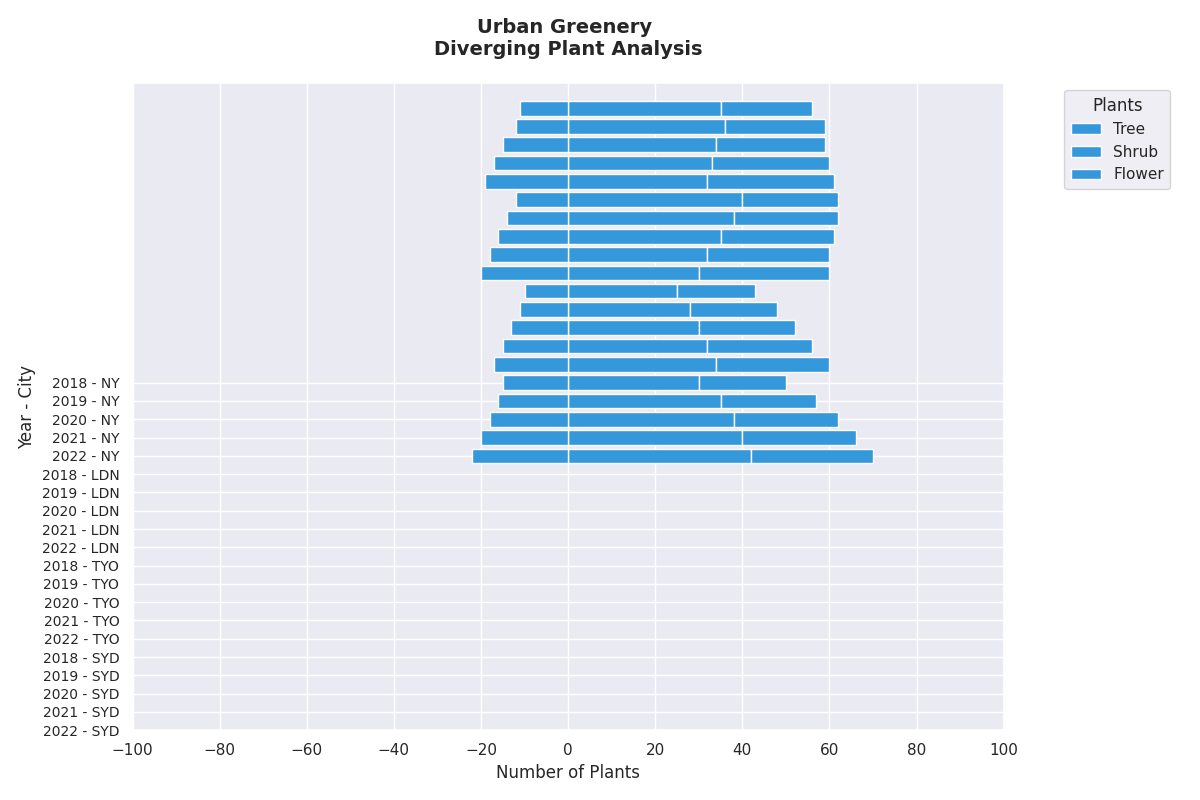

Here is the Python script that generated this plot:
import numpy as np
import matplotlib.pyplot as plt

cities = ['NY', 'LDN', 'TYO', 'SYD']
plant_types = ['Tree', 'Shrub', 'Flower']
years = np.array(['2018', '2019', '2020', '2021', '2022'])

data = np.array([
    [[30, 25, 40, 35], [35, 28, 38, 36], [38, 30, 35, 34], [40, 32, 32, 33], [42, 34, 30, 32]],
    [[20, 18, 22, 21], [22, 20, 24, 23], [24, 22, 26, 25], [26, 24, 28, 27], [28, 26, 30, 29]],
    [[15, 10, 12, 11], [16, 11, 14, 12], [18, 13, 16, 15], [20, 15, 18, 17], [22, 17, 20, 19]],
])

data_pos = data[:2]
data_neg = data[2:]

fig, ax = plt.subplots(figsize=(12, 8))

single_color = '#3498db'

for i, city in enumerate(cities):
    for plant_idx in range(len(data) - 1):
        ax.barh(-np.arange(len(years)) + i*len(years), data_pos[plant_idx, :, i],
                left=np.sum(data_pos[:plant_idx, :, i], axis=0), color=single_color,
                label=plant_types[plant_idx] if i == 0 else "")
    
    ax.barh(-np.arange(len(years)) + i*len(years), -data_neg[0, :, i], color=single_color,
            label=plant_types[2] if i == 0 else "")

ytick_labels = [f"{year} - {city}" for city in cities for year in years]
ytick_positions = -np.arange(len(ytick_labels))

ax.set_yticks(ytick_positions)
ax.set_yticklabels(ytick_labels, fontsize=10)
ax.set_xticks(np.arange(-100, 101, 20))
ax.set_xlabel('Number of Plants')
ax.set_ylabel('Year - City')
ax.legend(title='Plants', loc='upper right', bbox_to_anchor=(1.2, 1))

ax.set_title('Urban Greenery \nDiverging Plant Analysis', pad=20, fontsize=14, weight='bold')

plt.tight_layout()
plt.show()
